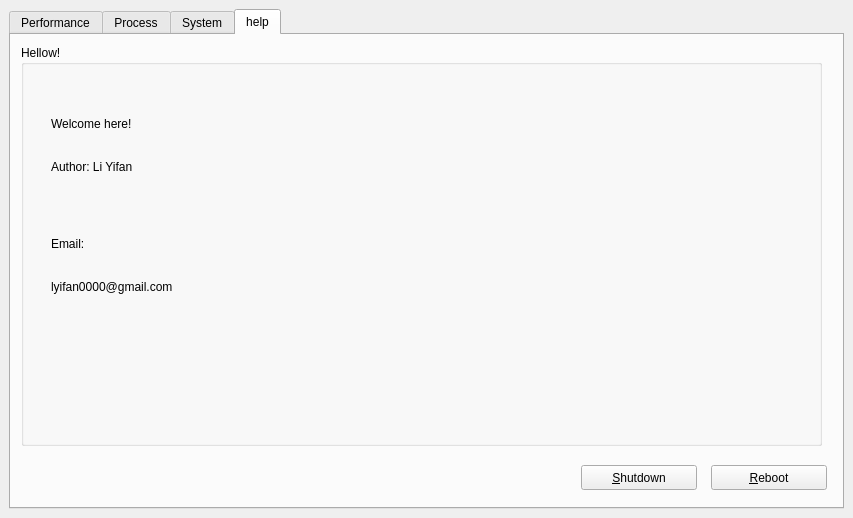
<?xml version="1.0" encoding="UTF-8"?>
<ui version="4.0">
 <class>MainWindow</class>
 <widget class="QMainWindow" name="MainWindow">
  <property name="geometry">
   <rect>
    <x>0</x>
    <y>0</y>
    <width>853</width>
    <height>518</height>
   </rect>
  </property>
  <property name="maximumSize">
   <size>
    <width>960</width>
    <height>800</height>
   </size>
  </property>
  <property name="windowTitle">
   <string>MainWindow</string>
  </property>
  <widget class="QWidget" name="centralwidget">
   <layout class="QVBoxLayout" name="verticalLayout_4">
    <item>
     <widget class="QTabWidget" name="tabWidget">
      <property name="enabled">
       <bool>true</bool>
      </property>
      <property name="sizePolicy">
       <sizepolicy hsizetype="Expanding" vsizetype="Expanding">
        <horstretch>0</horstretch>
        <verstretch>0</verstretch>
       </sizepolicy>
      </property>
      <property name="currentIndex">
       <number>3</number>
      </property>
      <widget class="QWidget" name="performanceTab">
       <attribute name="title">
        <string>Performance</string>
       </attribute>
       <layout class="QVBoxLayout" name="verticalLayout_5">
        <item>
         <widget class="QScrollArea" name="scrollArea">
          <property name="widgetResizable">
           <bool>true</bool>
          </property>
          <widget class="QWidget" name="scrollAreaWidgetContents">
           <property name="geometry">
            <rect>
             <x>0</x>
             <y>0</y>
             <width>797</width>
             <height>458</height>
            </rect>
           </property>
           <layout class="QVBoxLayout" name="verticalLayout_9">
            <item>
             <widget class="QGroupBox" name="groupBox_5">
              <property name="title">
               <string>CPU</string>
              </property>
              <layout class="QVBoxLayout" name="verticalLayout_7">
               <item>
                <widget class="QChartView" name="cpuChartView">
                 <property name="minimumSize">
                  <size>
                   <width>0</width>
                   <height>200</height>
                  </size>
                 </property>
                </widget>
               </item>
              </layout>
             </widget>
            </item>
            <item>
             <widget class="QGroupBox" name="groupBox_6">
              <property name="title">
               <string>Mem</string>
              </property>
              <layout class="QVBoxLayout" name="verticalLayout_6">
               <item>
                <widget class="QProgressBar" name="memBar">
                 <property name="value">
                  <number>24</number>
                 </property>
                </widget>
               </item>
               <item>
                <widget class="QLabel" name="memDetailLabel">
                 <property name="text">
                  <string>(MiB) xxxxx.x total, xxxxx.x free, xxxxx.x shared, xxxxx.x buffer</string>
                 </property>
                </widget>
               </item>
              </layout>
             </widget>
            </item>
            <item>
             <widget class="QGroupBox" name="groupBox_7">
              <property name="title">
               <string>Swap</string>
              </property>
              <layout class="QVBoxLayout" name="verticalLayout_8">
               <item>
                <widget class="QProgressBar" name="swpBar">
                 <property name="value">
                  <number>24</number>
                 </property>
                </widget>
               </item>
               <item>
                <widget class="QLabel" name="swapDetailLabel">
                 <property name="text">
                  <string>(MiB) xxxxx.x total, xxxxx.x free</string>
                 </property>
                </widget>
               </item>
              </layout>
             </widget>
            </item>
           </layout>
          </widget>
         </widget>
        </item>
       </layout>
      </widget>
      <widget class="QWidget" name="processTab">
       <attribute name="title">
        <string>Process</string>
       </attribute>
       <widget class="QTableView" name="taskTable">
        <property name="geometry">
         <rect>
          <x>10</x>
          <y>10</y>
          <width>801</width>
          <height>391</height>
         </rect>
        </property>
        <attribute name="horizontalHeaderVisible">
         <bool>false</bool>
        </attribute>
       </widget>
       <widget class="QLabel" name="tasks">
        <property name="geometry">
         <rect>
          <x>10</x>
          <y>410</y>
          <width>551</width>
          <height>21</height>
         </rect>
        </property>
        <property name="font">
         <font>
          <weight>50</weight>
          <bold>false</bold>
         </font>
        </property>
        <property name="text">
         <string>Tasks: xxxx total, xxxx running, xxxx sleeping, xxxx stopped, xxxx zombie</string>
        </property>
       </widget>
       <widget class="QPushButton" name="searchButton">
        <property name="geometry">
         <rect>
          <x>620</x>
          <y>430</y>
          <width>80</width>
          <height>25</height>
         </rect>
        </property>
        <property name="text">
         <string>&amp;Search</string>
        </property>
       </widget>
       <widget class="QPushButton" name="killButton">
        <property name="geometry">
         <rect>
          <x>740</x>
          <y>430</y>
          <width>80</width>
          <height>25</height>
         </rect>
        </property>
        <property name="font">
         <font>
          <underline>false</underline>
         </font>
        </property>
        <property name="text">
         <string>&amp;Kill</string>
        </property>
       </widget>
       <widget class="QLabel" name="searchModeLabel">
        <property name="enabled">
         <bool>true</bool>
        </property>
        <property name="geometry">
         <rect>
          <x>10</x>
          <y>440</y>
          <width>311</width>
          <height>21</height>
         </rect>
        </property>
        <property name="font">
         <font>
          <weight>50</weight>
          <italic>true</italic>
          <bold>false</bold>
          <underline>false</underline>
          <strikeout>false</strikeout>
         </font>
        </property>
        <property name="text">
         <string>Search Mode: Enter [ESC] to exit search mode</string>
        </property>
       </widget>
      </widget>
      <widget class="QWidget" name="systemTab">
       <attribute name="title">
        <string>System</string>
       </attribute>
       <layout class="QVBoxLayout" name="verticalLayout">
        <item>
         <widget class="QGroupBox" name="groupBox">
          <property name="minimumSize">
           <size>
            <width>0</width>
            <height>100</height>
           </size>
          </property>
          <property name="maximumSize">
           <size>
            <width>16777215</width>
            <height>16777215</height>
           </size>
          </property>
          <property name="title">
           <string>Operation System</string>
          </property>
          <layout class="QVBoxLayout" name="verticalLayout_2">
           <property name="leftMargin">
            <number>20</number>
           </property>
           <item>
            <widget class="QLabel" name="osInfoLabel">
             <property name="text">
              <string>Linux</string>
             </property>
            </widget>
           </item>
          </layout>
         </widget>
        </item>
        <item>
         <widget class="Line" name="line_3">
          <property name="minimumSize">
           <size>
            <width>0</width>
            <height>5</height>
           </size>
          </property>
          <property name="orientation">
           <enum>Qt::Horizontal</enum>
          </property>
         </widget>
        </item>
        <item>
         <widget class="QGroupBox" name="groupBox_2">
          <property name="maximumSize">
           <size>
            <width>16777215</width>
            <height>16777215</height>
           </size>
          </property>
          <property name="title">
           <string>CPU</string>
          </property>
          <layout class="QVBoxLayout" name="verticalLayout_3">
           <property name="leftMargin">
            <number>20</number>
           </property>
           <item>
            <widget class="QLabel" name="cpuInfoLabel">
             <property name="text">
              <string>Intel</string>
             </property>
            </widget>
           </item>
           <item>
            <widget class="QLabel" name="cpuCacheInfoLabel">
             <property name="text">
              <string>Cache xxxx KB</string>
             </property>
            </widget>
           </item>
          </layout>
         </widget>
        </item>
        <item>
         <widget class="Line" name="line">
          <property name="minimumSize">
           <size>
            <width>0</width>
            <height>5</height>
           </size>
          </property>
          <property name="orientation">
           <enum>Qt::Horizontal</enum>
          </property>
         </widget>
        </item>
        <item>
         <widget class="QGroupBox" name="groupBox_3">
          <property name="maximumSize">
           <size>
            <width>16777215</width>
            <height>16777215</height>
           </size>
          </property>
          <property name="title">
           <string>Hostname / Work Group</string>
          </property>
          <layout class="QFormLayout" name="formLayout">
           <property name="formAlignment">
            <set>Qt::AlignLeading|Qt::AlignLeft|Qt::AlignVCenter</set>
           </property>
           <property name="leftMargin">
            <number>20</number>
           </property>
           <item row="0" column="0">
            <widget class="QLabel" name="label_6">
             <property name="minimumSize">
              <size>
               <width>150</width>
               <height>0</height>
              </size>
             </property>
             <property name="text">
              <string>Hostname: </string>
             </property>
            </widget>
           </item>
           <item row="0" column="1">
            <widget class="QLabel" name="hostnameLabel">
             <property name="text">
              <string>lyf</string>
             </property>
            </widget>
           </item>
          </layout>
         </widget>
        </item>
        <item>
         <widget class="Line" name="line_2">
          <property name="minimumSize">
           <size>
            <width>0</width>
            <height>5</height>
           </size>
          </property>
          <property name="orientation">
           <enum>Qt::Horizontal</enum>
          </property>
         </widget>
        </item>
        <item>
         <widget class="QGroupBox" name="groupBox_4">
          <property name="maximumSize">
           <size>
            <width>16777215</width>
            <height>16777215</height>
           </size>
          </property>
          <property name="title">
           <string>DateTime</string>
          </property>
          <layout class="QFormLayout" name="formLayout_2">
           <property name="formAlignment">
            <set>Qt::AlignLeading|Qt::AlignLeft|Qt::AlignVCenter</set>
           </property>
           <property name="leftMargin">
            <number>20</number>
           </property>
           <item row="0" column="0">
            <widget class="QLabel" name="label_12">
             <property name="minimumSize">
              <size>
               <width>150</width>
               <height>0</height>
              </size>
             </property>
             <property name="text">
              <string>Current:</string>
             </property>
            </widget>
           </item>
           <item row="0" column="1">
            <widget class="QLabel" name="currentDatetimeLabel">
             <property name="text">
              <string>xxx xxx xx xx:xx:xx 20xx</string>
             </property>
            </widget>
           </item>
           <item row="1" column="0">
            <widget class="QLabel" name="label_13">
             <property name="minimumSize">
              <size>
               <width>150</width>
               <height>0</height>
              </size>
             </property>
             <property name="text">
              <string>Last login:</string>
             </property>
            </widget>
           </item>
           <item row="1" column="1">
            <widget class="QLabel" name="lastLoginDatetimeLabel">
             <property name="text">
              <string>xxx xxx xx xx:xx:xx 20xx</string>
             </property>
            </widget>
           </item>
          </layout>
         </widget>
        </item>
        <item>
         <widget class="Line" name="line_4">
          <property name="orientation">
           <enum>Qt::Horizontal</enum>
          </property>
         </widget>
        </item>
       </layout>
      </widget>
      <widget class="QWidget" name="helpTab">
       <attribute name="title">
        <string>help</string>
       </attribute>
       <widget class="QGroupBox" name="groupBox_8">
        <property name="geometry">
         <rect>
          <x>10</x>
          <y>10</y>
          <width>801</width>
          <height>401</height>
         </rect>
        </property>
        <property name="title">
         <string>Hellow!</string>
        </property>
        <widget class="QWidget" name="verticalLayoutWidget">
         <property name="geometry">
          <rect>
           <x>30</x>
           <y>60</y>
           <width>160</width>
           <height>80</height>
          </rect>
         </property>
         <layout class="QVBoxLayout" name="verticalLayout_10">
          <item>
           <widget class="QLabel" name="label">
            <property name="text">
             <string>Welcome here!</string>
            </property>
           </widget>
          </item>
          <item>
           <widget class="QLabel" name="label_2">
            <property name="text">
             <string>Author: Li Yifan</string>
            </property>
           </widget>
          </item>
         </layout>
        </widget>
        <widget class="QWidget" name="verticalLayoutWidget_2">
         <property name="geometry">
          <rect>
           <x>30</x>
           <y>180</y>
           <width>160</width>
           <height>80</height>
          </rect>
         </property>
         <layout class="QVBoxLayout" name="verticalLayout_11">
          <item>
           <widget class="QLabel" name="label_3">
            <property name="text">
             <string>Email:</string>
            </property>
           </widget>
          </item>
          <item>
           <widget class="QLabel" name="label_4">
            <property name="text">
             <string>lyifan0000@gmail.com</string>
            </property>
           </widget>
          </item>
         </layout>
        </widget>
       </widget>
       <widget class="QPushButton" name="shutdownButton">
        <property name="geometry">
         <rect>
          <x>570</x>
          <y>430</y>
          <width>116</width>
          <height>25</height>
         </rect>
        </property>
        <property name="minimumSize">
         <size>
          <width>116</width>
          <height>0</height>
         </size>
        </property>
        <property name="maximumSize">
         <size>
          <width>16777215</width>
          <height>16777215</height>
         </size>
        </property>
        <property name="text">
         <string>&amp;Shutdown</string>
        </property>
       </widget>
       <widget class="QPushButton" name="rebootButton">
        <property name="geometry">
         <rect>
          <x>700</x>
          <y>430</y>
          <width>116</width>
          <height>25</height>
         </rect>
        </property>
        <property name="minimumSize">
         <size>
          <width>116</width>
          <height>0</height>
         </size>
        </property>
        <property name="maximumSize">
         <size>
          <width>16777215</width>
          <height>16777215</height>
         </size>
        </property>
        <property name="text">
         <string>&amp;Reboot</string>
        </property>
       </widget>
      </widget>
     </widget>
    </item>
   </layout>
  </widget>
 </widget>
 <customwidgets>
  <customwidget>
   <class>QChartView</class>
   <extends>QGraphicsView</extends>
   <header location="global">QtCharts</header>
  </customwidget>
 </customwidgets>
 <resources/>
 <connections/>
</ui>
